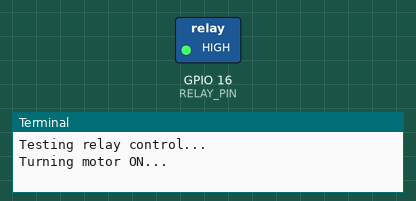
The program below on a simulated Raspberry Pi (BCM pin numbers). Parts: switched loads named in the program (green lamp = pin HIGH), the last lines printed to the terminal. At 16.0 s the program stops and its outputs stay as they are.

Above: at 3.5 s.
At 8.0 s:
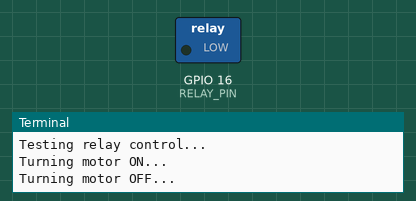
Timing chart, 0 to 11.7 s (numbered marks = the images above):
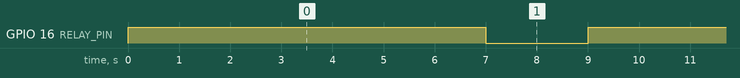

The program:

relay_cont.py
```python
"""
AIPI 590
WEEK 3 - LAB 4
___________________
RELAY CONTROL WITH SRD-05vDC-LS-C

- Clone this code to your Raspberry Pi
- Fill in the required functions
- Run your code
- If it passes, push back to Edstem with Git

The relay will control a DC motor connected to a 5V power source.
"""

import RPi.GPIO as GPIO
import time

# Setup GPIO mode
GPIO.setmode(GPIO.BCM)

"""
PIN CONFIGURATION:
Add the GPIO Pins for your H-Bridge here
"""

RELAY_PIN = 16  # GPIO pin connected to the relay signal pin

"""
S0LUTION FUNCTION:
# ADD YOUR SOLUTION TO THE DESIGNATED AREA
# DO NOT ALTER THE SURROUNDING CODE
"""

def configure_relay():
    """
    Configure the GPIO pin for the relay control.
    """
    ### BEGIN SOLUTION ###

    GPIO.setup(RELAY_PIN, GPIO.OUT)

    ### END SOLUTION ###

def control_relay(state):
    """
    Control the relay to turn the motor on or off.
    - This function is passed the argument of 'state'
        - state (str): 'on' to activate the relay (turn on motor),
          'off' to deactivate the relay (turn off motor).
    - Create an 'if' statement that checks to see if the 'state'
      variable is set to 'on' or 'off'
    - To turn the relay 'on', set the GPIO output to HIGH
    - To turn the relay 'off', set the variable output to LOW
    """
    ### BEGIN SOLUTION ###

    if state == 'on':
        GPIO.output(RELAY_PIN, GPIO.HIGH)
        time.sleep(5)

    elif state == 'off':
        GPIO.output(RELAY_PIN, GPIO.LOW)

    else:
        print("bummer that didn't work")

    ### END SOLUTION ###

"""
TEST FUNCTION:
DO NOT REMOVE OR EDIT
ANY CODE BELOW THIS LINE
___________________
"""

def test_relay():
    """
    Tests the relay by turning the motor on and off.
    """
    try:
        print("Testing relay control...")

        print("Turning motor ON...")
        control_relay('on')
        time.sleep(2)

        print("Turning motor OFF...")
        control_relay('off')
        time.sleep(2)

        print("Turning motor ON again...")
        control_relay('on')
        time.sleep(2)

        print("Turning motor OFF again...")
        control_relay('off')

        print("All tests passed!")
    except Exception as e:
        print(f"An error occurred: {e}")
    finally:
        GPIO.cleanup()

try:
    # Configure relay pin
    configure_relay()

    # Test the relay
    test_relay()

except KeyboardInterrupt:
    print("Test interrupted by user.")
    GPIO.cleanup()
```

Measured:
- by itself, GPIO 16 (RELAY_PIN): alternates HIGH for 7.0 s and LOW for 2.0 s
